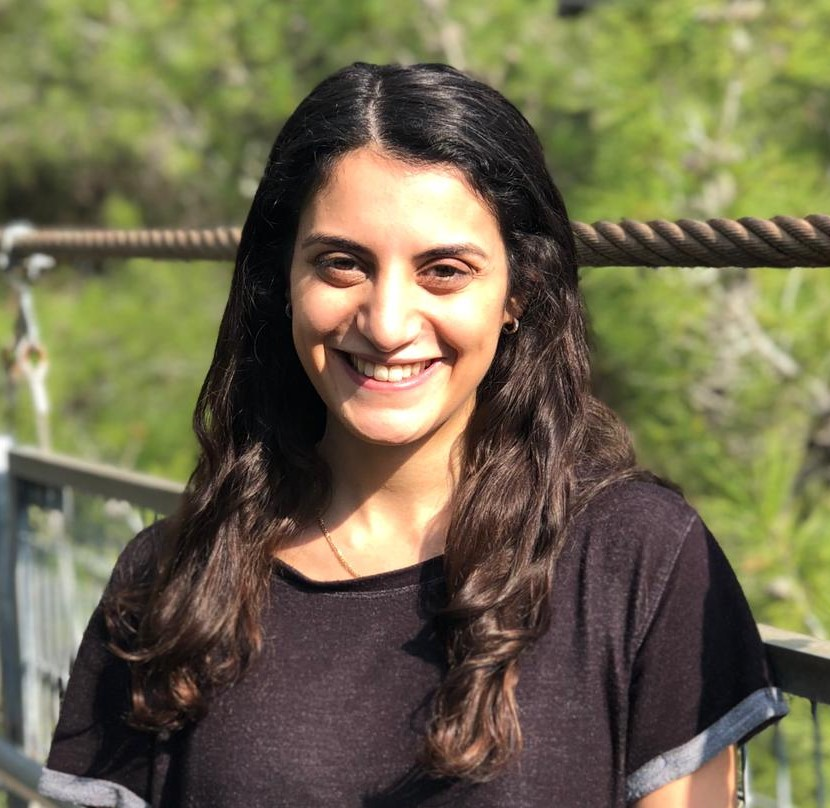
#> input picture Data/me.jpeg, 830 x 808 px
$ jupyter execute --allow-errors EigenFaces.ipynb   (shell and % lines are left out)
#> lines starting #> are read from the running program, lines starting #| are printed output that depends on the picture
# EigenFaces

Before we begin, ask a friend to take a picture of you from a distance of around 1m with the default focus of ypour phone. Then, crop the image on your computer so it would contain only your face with a bit of a background. Save it with the name of "me" and locate it within the empty folder called "Data". Do not change the orders of folders. Keep the same order as in the zip file of HW3. You may also use a face out of the dataset as you would see later on but it is much more impressive if you do it with your face image.

[cell 1]
import numpy as np
import itertools
from tqdm import tqdm
import pickle
import sys
import pandas as pd
import matplotlib as mpl
import seaborn as sns
import matplotlib.pyplot as plt
mpl.style.use(['ggplot'])
plt.rcParams['axes.labelsize'] = 14
plt.rcParams['xtick.labelsize'] = 12
plt.rcParams['ytick.labelsize'] = 12
from sklearn.model_selection import train_test_split
from sklearn.preprocessing import StandardScaler
from sklearn.pipeline import Pipeline
from IPython.display import display, clear_output

from PIL import Image
from sklearn.datasets import fetch_lfw_people
from sklearn.decomposition import PCA

We will start by loading a dataset of human faces out of `scikit-learn` datasets.

#> (a cell that did not finish here is left out)

13,233 images were flattened and stacked in the matrix $X$ so every row is an image and every column is a pixel. We can see that by the shape of $X$.

#> (a cell that did not finish here is left out)

Let's see some of the images of the original dataset:

[cell 4]
def plot_gallery(images, h, w,rows=3, cols=4):
    plt.figure(figsize=(10,10))
    for i in range(rows * cols):
        plt.subplot(rows, cols, i + 1)
        plt.imshow(images[i, :].reshape((h, w)), cmap=plt.cm.gray)
        plt.xticks(())
        plt.yticks(())
    plt.show()

#> (a cell that did not finish here is left out)

Before we use the `PCA` package, we have to center our data. The center of our data ($\mu$) is the mean of each pixel along all of our images. Thus, the center has 2914 elements where the first element is the mean of all of the images' "first" pixels, the second is the mean of all of the images' "second" pixels etc. Notice that the images are already flattened in $X$ which might help you.

Calculate $\mu$ of $X$ and center every image in $X$ (row vector) according to $\mu$. Keep $X$ with same name `X`.

**Bonus**: Applying centering without a single loop would give you extra credit points.

#> (a cell that did not finish here is left out)

Now fit a PCA model on $X$ with 1000 components and without whitening.

[cell 7]
#----------------------------Implement your code here-----------------------
n_components = 1000
pca = PCA(n_components=n_components, whiten=False)

#apply PCA trasformation:
#> (the rest of this cell did not finish here and is left out)

---

<span style="color:red">***Question:***</span> *If we now have 1000 eigenvectors, by how many dimensions we have reduced our data?*

---

---

<span style="color:red">***Answer:***</span>  2914 - 1000 = 1914

---

Calculate the precentage of "energy" preserved in these 1000 vectors.

[cell 8]
#----------------------------Implement your code here-----------------------

#---------------------------------------------------------------------------

Let's see these eigenfaces!

[cell 9]
def plot_eigenfaces(eigenvec_mat, h, w, rows=3, cols=4):
    plt.figure(figsize=(10,10))
    for i in range(rows * cols):
        plt.subplot(rows, cols, i + 1)
        plt.imshow(eigenvec_mat[i, :].reshape((h, w)), cmap=plt.cm.gray)
        plt.title("$u_{" + str(i+1) + "}$")
        plt.xticks(())
        plt.yticks(())
    plt.show()

`eigenvec_mat` is the matrix of the eigenvectors calculated where every row is an eigenvector and the first row has the highest eigenvalue and the second row has the next highest eigenvalue etc. Think where this matrix was calculated in the process.

#> (a cell that did not finish here is left out)

If you got it right, you should see those "ghosts" we talked about.

And now, let's move on towards the more interesting part! We will start by showing your resized gray level face image. It might be a bit distorted due to resizing. Change the format of `.jpg` as needed.

[cell 11]
img_format = '.jpeg' # change the format according to your image. Do not delete the dot sign before the format name
image = Image.open('Data/me' + img_format)
#> image is the input picture: PIL image 830x808 RGB; mean R, G, B 111.3, 104.9, 77
gray = image.convert('L')
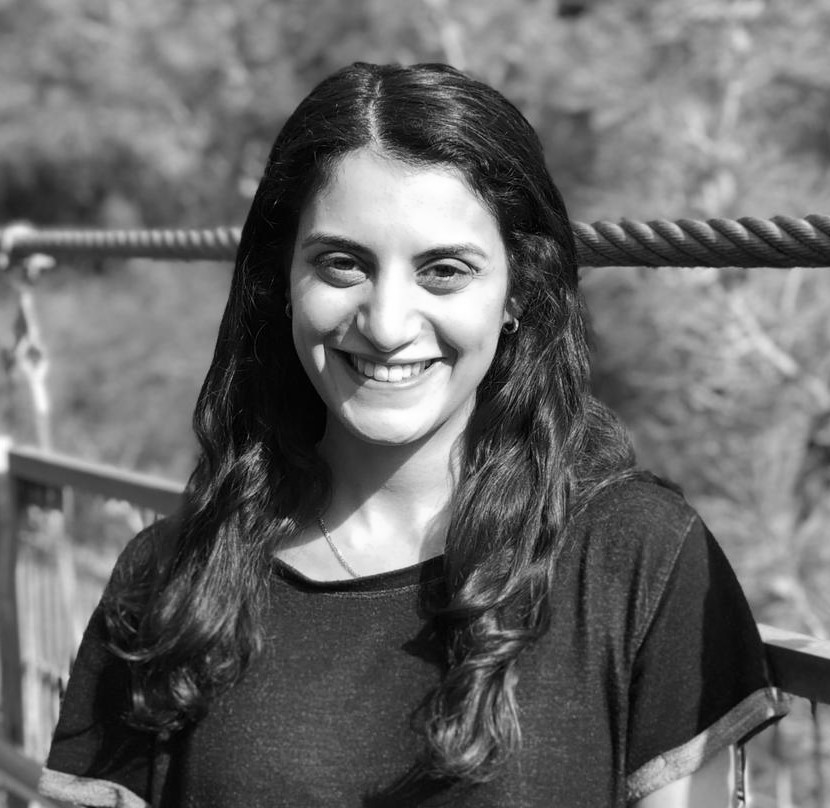
#> gray: PIL image 830x808 L; min 0, max 255, mean 103.7
#> (the rest of this cell did not finish here and is left out)
